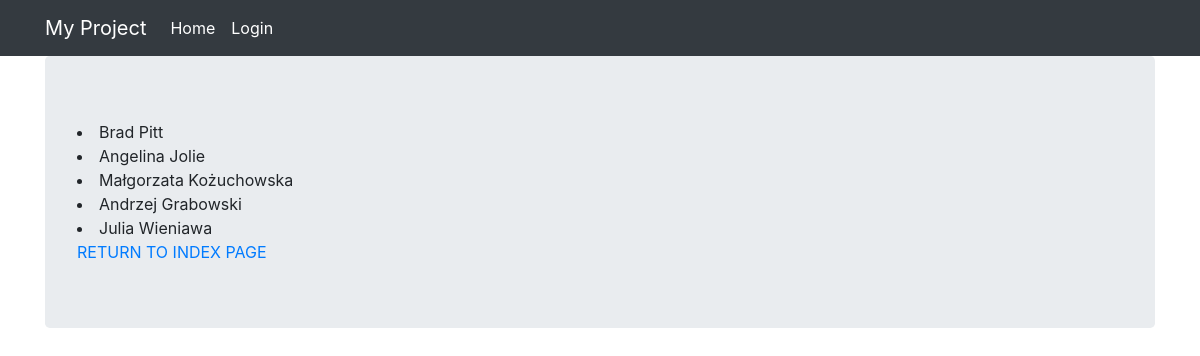
Screenshot of /movies/actors-class-view/ with the database file from the repository.
### movies/models.py (models this page shows)
class Actor(models.Model):
    GENDERS = [
        ("W", "Woman"),
        ("M", "Man")
    ]
    name = models.CharField(max_length=128)
    last_name = models.CharField(max_length=128)
    age = models.PositiveSmallIntegerField()
    gender = models.CharField(choices=GENDERS, max_length=1)
    def __str__(self):
        return f"{self.name} {self.last_name}"

### movies/views.py (the view)
# urls.py: path("actors-class-view/", views.ActorView.as_view(), name="actors-class-view"),
class ActorView(View):
    def get(self, request):
        return render(
            request,
            template_name="movies/actors.html",
            context={"actors": Actor.objects.all()}
        )

### movies/templates/movies/actors.html
{% extends "base.html" %}
{% block content %}
    {% for a in actors %}
        <li>{{ a }}</li>
    {% endfor %}
    <a href="{% url 'movies:movies-homepage' %}">RETURN TO INDEX PAGE</a>
{% endblock %}

### rows the page displays
Actor: name+last_name "Brad Pitt"
Actor: name+last_name "Angelina Jolie"
Actor: name+last_name "Małgorzata Kożuchowska"
Actor: name+last_name "Andrzej Grabowski"
Actor: name+last_name "Julia Wieniawa"
